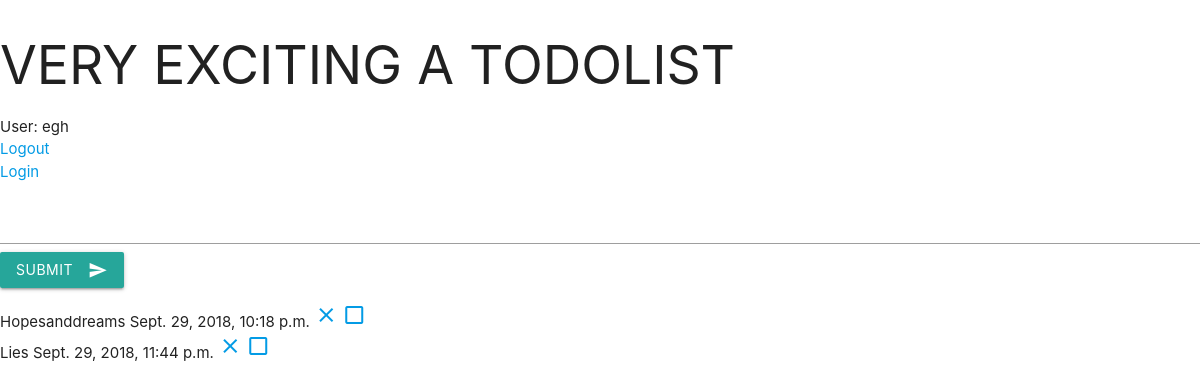
Page / (signed in) on the earlier database version.
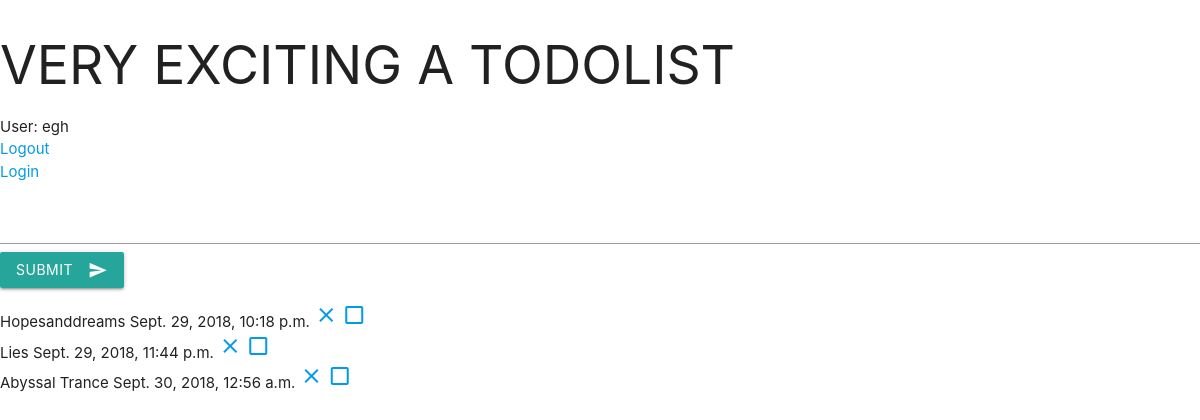
Same page on the later database version.
### todoapp/models.py (models this page shows, shortened)
class Todo(models.Model):
	user = models.ForeignKey(User, on_delete=models.CASCADE)
	body = models.CharField(max_length=250, null=True, blank=True)
	finished = models.BooleanField(default=False)
	create_date = models.DateTimeField(default=datetime.now())

### todoapp/views.py (the view)
# urls.py: path('', views.index, name='index'),
def index(request):
	if request.user.is_authenticated:
		todo_list = Todo.objects.filter(user=request.user)
	else :
		todo_list = []
	context = {'todo':todo_list}
	return render(request,'todoapp/index.html', context)

### todoapp/templates/todoapp/index.html (shortened to what this page needs)
{% extends 'todoapp/base.html' %}
{% load static %}
{% block content%}
<h2>VERY EXCITING A TODOLIST</h2>
{%include "todoapp/loginnav.html" %}
{%include "todoapp/add_todo.html" %}
{%include "todoapp/todo_display.html" %}
{% endblock %}

### todoapp/templates/todoapp/todo_display.html (shortened to what this page needs)
{% extends 'todoapp/base.html' %}
{% load static %}
{% block content%}
<ul>
{% if user.is_authenticated %}
    {% for task in todo %}
        <li>{{ task.body }}
        {{task.create_date}}
         	<a href="{% url 'todoapp:delete_todo' pk=task.id %}">
         <i class="material-icons">close</i>
         	</a>
         	<a href="{% url 'todoapp:finished_task' pk=task.id %}">
         	{% if task.finished%}
                <i class="material-icons">check_box</i>
         	{% else %}
                <i class="material-icons">check_box_outline_blank</i>
         	{% endif %}
         	</a>
        </li>
{% endfor %}
{% endif %}
</ul>
{% endblock %}

Differences in the rows shown:
added Todo: body "Abyssal Trance", create_date "Sept. 30, 2018, 12:56 a.m.", finished False (drawn)
